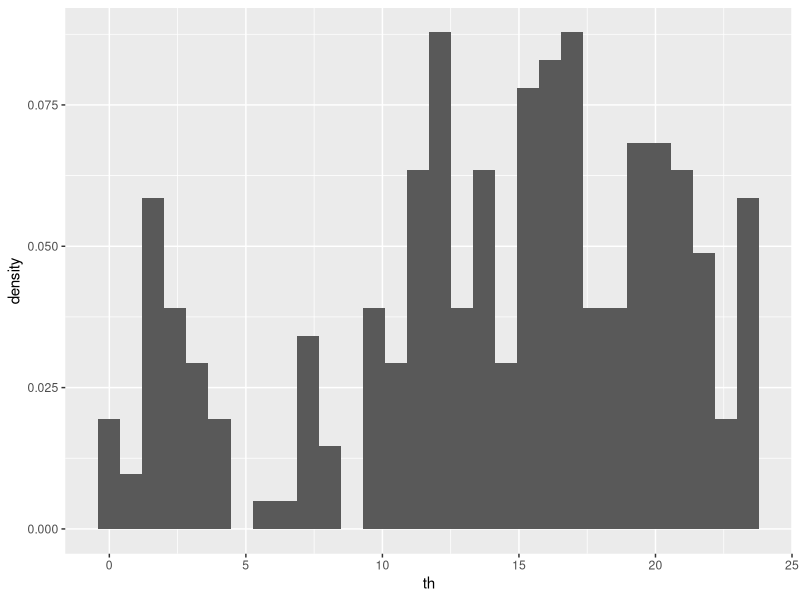
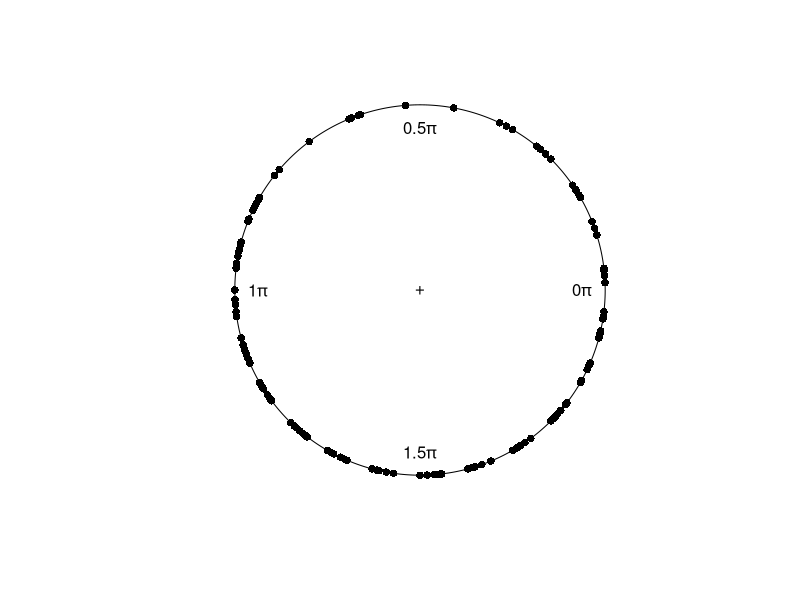
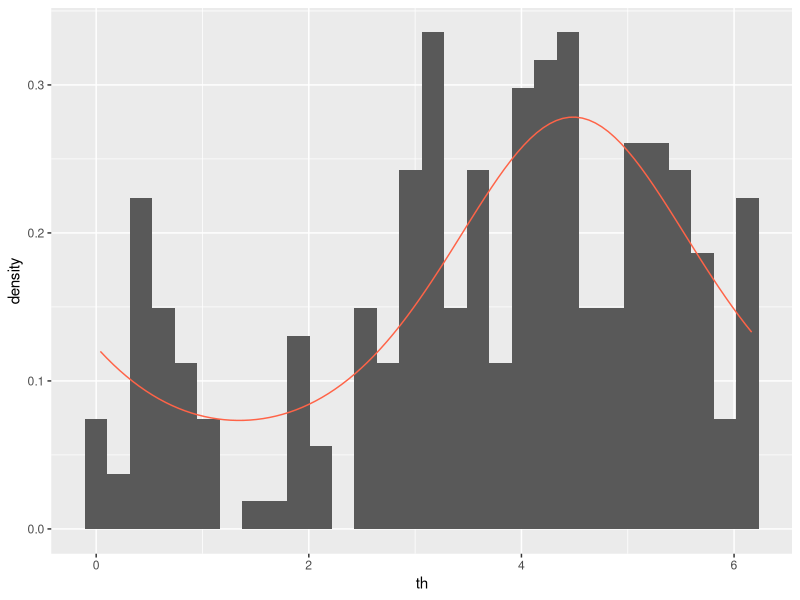

The R script that drew these images, in order:
## ---- chunk 1
knitr::opts_chunk$set(echo = TRUE)
## ---- chunk 2
library(circular)
library(ggplot2)
## ---- chunk 3
fisherB1
ggplot(data.frame(th = fisherB1)) + 
  geom_histogram(aes(x = th, y = ..density..)) 
## ---- chunk 4
IC_times <- circular(fisherB1, units = "hours")
plot(IC_times)
## ---- chunk 5
mean(IC_times)
mean(IC_times) %% 24
## ---- chunk 6
fisherB18
## ---- chunk 7
fisherB18$theta <- fisherB18$theta * pi / 180
lmfit <- lm(x ~ cos(theta) + sin(theta), data = fisherB18)
lmfit
## ---- chunk 8
vm_mles <- mle.vonmises(IC_times)
vm_mles
## ---- chunk 9
ggplot(data.frame(th = IC_times * pi / 12)) + 
  geom_histogram(aes(x = th, y = ..density..)) + 
  stat_function(fun = dvonmises, 
                args = list(mu = vm_mles$mu, kappa = vm_mles$kappa),
                col = "tomato")
## ---- chunk 10
fisherB18
## ---- chunk 11
lmc <- lm.circular(fisherB18$x, fisherB18$theta, init = 0, type = "c-l")
lmc
